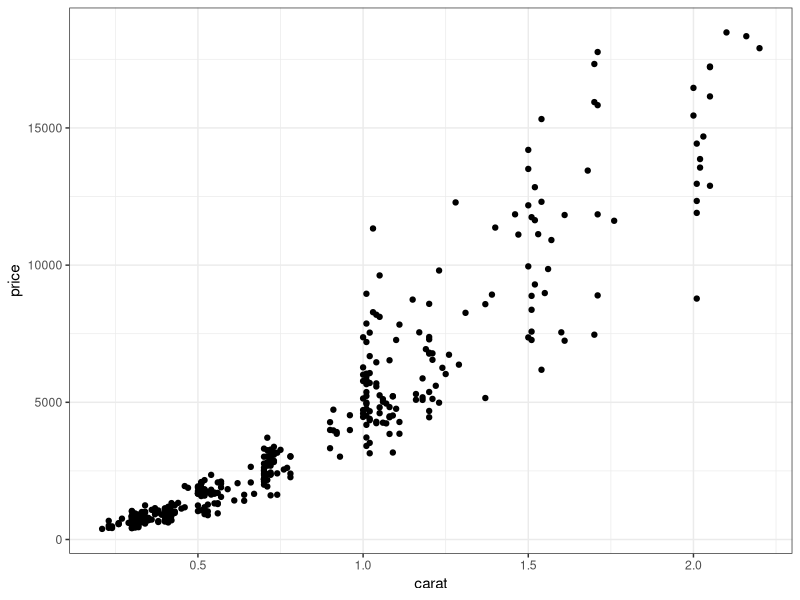

Write R code to recreate this figure. (Note: this script raises an error after producing the figure.)
library(ggplot2)
library(patchwork)

set.seed(10)
diamonds2 <- diamonds[sample(nrow(diamonds), size = 400), ]

theme_set(theme_bw())

#Question 1
p1 = ggplot(diamonds2, aes(carat, price))
p1 + geom_point()

#Question 2
p2 = p1 + 
  geom_point(color = "blue")


#Question 3
p3 = p1 + 
  geom_point(aes(col = cut)) + 
  geom_rug(alpha = 0.1) + 
  labs(col='Cut quality') + 
  theme(legend.position = "top")


#Question 4
p4 = p1 + 
  geom_point(aes(col = depth > 62.5, shape = depth > 62.5)) + 
  labs(col = 'depth > 62', shape = 'depth > 62') 


#Question 5
p5 = p1 + 
  geom_point(aes(col = cut, shape = depth > 62.5)) + 
  labs(shape = 'depth > 62') 


#Question 6
p6 = p5 +
  labs(x = "Number of carats",
       y = "Price in US dollars",
       title = "Diamonds data: price versus carat.",
       subtitle = "Color by cut and shape by depth") 


#Question 7
p7 = p4 +
  geom_smooth(method = "lm", se=FALSE, aes(color = depth > 62.5))


#Question 8
p8 = p4 +
  geom_smooth(method = "lm", se=FALSE, aes(linetype = depth > 62), col = "grey")


#question 9
p9 = p8 +
  geom_point(size= 0.8, color = "grey")


#Question 10
p10 = p4 +
  geom_smooth(method = "lm", se = F, color = "grey")



#Question 11
p11 = p7 +
  geom_smooth(method = "lm", se = F, color = "grey", linetype = 3)


#Question 12
p12 = ggplot(diamonds2, aes(log10(carat), log10(price))) + 
  geom_point(aes(col = depth > 62.5, shape = depth > 62.5)) + 
  labs(col = 'depth > 62', shape = 'depth > 62') +
  geom_smooth(method = "lm", se=FALSE, aes(color = depth > 62.5)) +
  geom_smooth(method = "lm", se = F, color = "grey", linetype = 3)


#question 13
p12 = ggplot(diamonds2, aes(log10(carat), log10(price))) + 
  geom_point(aes(col = depth > 62.5, shape = depth > 62.5)) + 
  labs(col = 'depth > 62', shape = 'depth > 62') +
  geom_smooth(method = "lm", se = F, color = "grey", linetype = 3) +
  geom_smooth(method = "lm", se = F, aes(color = depth > 62.5))


#Question 13
p13 = p10 + coord_cartesian(
  xlim = c(0.3,1),
  ylim = c(1000,10000),
  expand = TRUE,
  default = FALSE,
  clip = "on"
)


#Question 14
p14 = p13 + lims(x = c(0.3,1), y = c(1000, 10000))


#Question 15
p15 = p1  + geom_point() +
  geom_smooth(formula = y~x, se = F) +
  geom_function(fun = \(x) exp(x), xlim) # a voir



#Qestion 16
p16 = ggplot(diamonds2, aes(x = cut), stat = "count") + geom_bar(alpha=0.5, aes(y = ..count.. / sum(..count..))) + labs(y = "prop")


#Question 17

test = cut(diamonds2$price, breaks = 1040:3300)
test
diamonds2$priceC = 0
diamonds2[diamonds2$price<=1040,]$priceC = 1
diamonds2[diamonds2$price>1040 & diamonds2$price<= 3300,]$priceC = 2
diamonds2[diamonds2$price> 3300,]$priceC = 3
diamonds2$priceC = as.factor(diamonds2$priceC)


p17 = ggplot(diamonds2, aes(x = cut, fill = priceC , color = priceC)) +
  geom_bar(position = "fill")


# gauche

ggplot(diamonds2, aes(x = priceC, y= ..prop.., group = cut)) + 
  geom_bar(alpha=0.5) + 
  facet_grid(cols = vars(cut)) +
  geom_text(aes(label = scales::percent(..prop.., accuracy = 1, suffix = ""),
                 y= ..prop.. ), stat= "count", vjust = 4)

# question 18

ggplot(diamonds2, aes(x=log(price))) + 
  geom_histogram(aes(y= ..density..), boundary = 5.5, binwidth = 0.5, color = "white", fill = "grey") + 
  stat_function(fun = dnorm, xlim = c(5.5, 10), args = list(mean = mean(log(diamonds2$price)), sd = sd(log(diamonds2$price)))) +
  ggtitle("Histogram of the logarithm of price
together with the adjusted Normal density (black curve)")
  
# question 19

ggplot(diamonds2, aes(x=log(price))) + 
  stat_ecdf(color = "red3") + 
  stat_function(fun = pnorm, args = list(mean = mean(log(diamonds2$price)), sd = sd(log(diamonds2$price))))

# question 20

ggplot(diamonds2, aes(x = price, y = cut)) + 
  geom_boxplot() + 
  scale_y_discrete(labels = c("Fair \n(n=10)", "Good \n(n=43)", "Very Good \n(n=93)", "Premium \n(n=96)", "Ideal \n(n=158)"))

# question 21

ggplot(diamonds2, aes(y = price, x = cut)) + 
  geom_violin(color = NA, fill = "lightgray", alpha = 0.5, trim = FALSE) +
  geom_boxplot(width = 0.2, varwidth = TRUE, outlier.shape = NA, fill = NA) +
  geom_jitter(width = 0.1, height = 0, alpha = 0.2)
  
#question 22

P1 = ggplot(diamonds2, aes(y = price, x = cut, color = cut)) + 
  geom_boxplot(width = 0.2, varwidth = TRUE, outlier.shape = NA, fill = NA, size = 1) +
  geom_jitter(width = 0.1, height = 0, alpha = 0.2)


P2 = ggplot(diamonds2, aes(x = price, color = cut, fill = cut)) + 
  geom_density(alpha = 0.1, size = 1)
P2

ggsave("filename.eps", device=cairo_ps, fallback_resolution = 600)
#cet extract marche pour récuptérer les transparences

P3 = ggplot(diamonds2, aes(sample = price, color = cut)) + 
  facet_grid(cols = vars(cut)) +
  geom_qq() +
  geom_qq_line()


((P1 + guides(colour = "none")) + P2) / (P3 + guides(colour = "none")) + plot_layout(guides = "collect")
